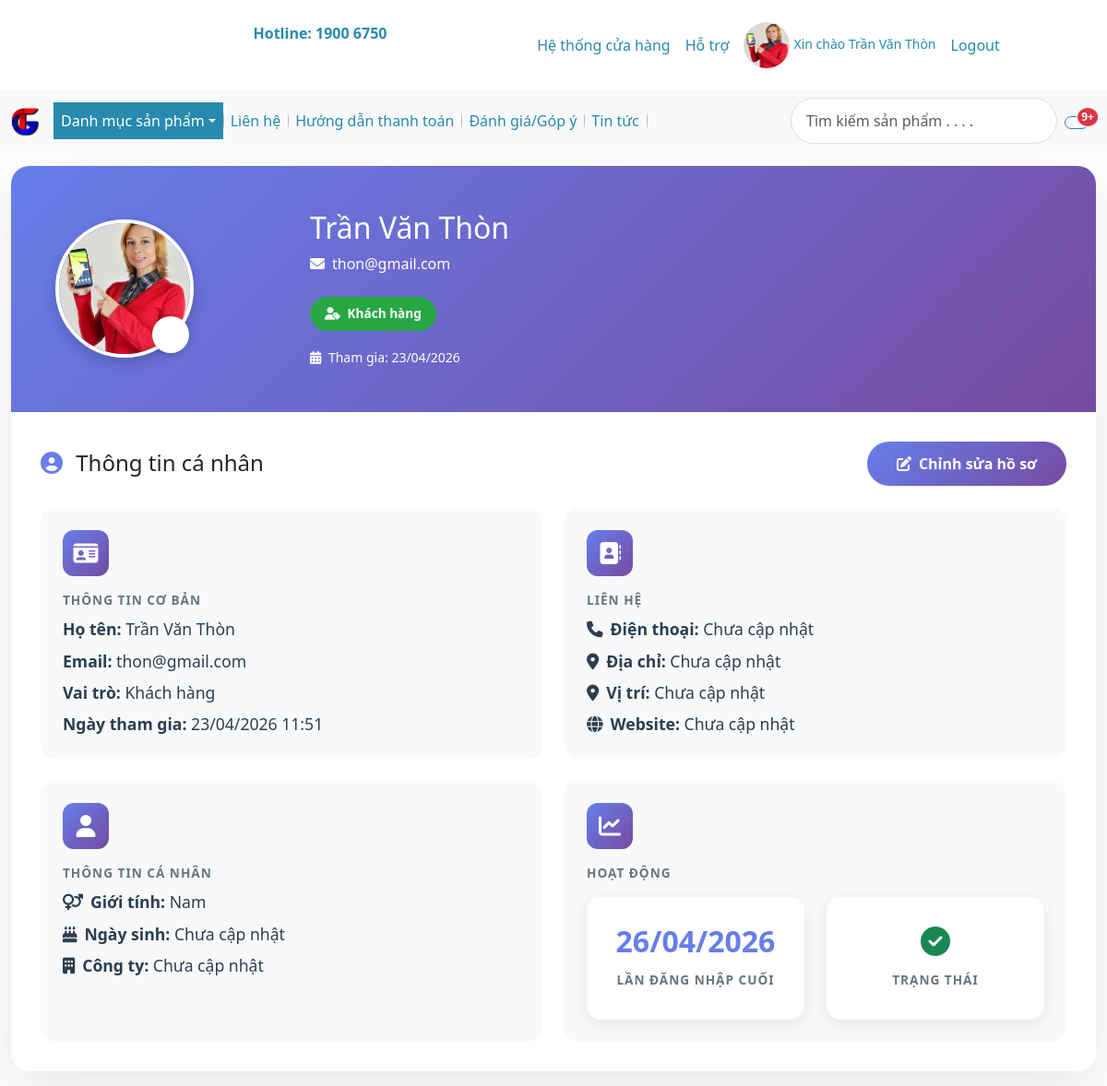
The app's page /accounts/profile/ (signed in) with its own data.
### accounts/models.py (models this page shows, shortened)
class CustomUser(AbstractBaseUser, PermissionsMixin):
    ROLE_CHOICES = (
        ("admin", "Quản trị viên"),
        ("staff", "Nhân viên"),
        ("customer", "Khách hàng"),
    )
    email = models.EmailField(unique=True)
    name = models.CharField(max_length=255, blank=True, default="")
    role = models.CharField(max_length=10, choices=ROLE_CHOICES, default="customer")
    is_active = models.BooleanField(default=True)
    is_staff = models.BooleanField(default=False)
    is_superuser = models.BooleanField(default=False)
    date_joined = models.DateTimeField(default=timezone.now)
    last_login = models.DateTimeField(null=True, blank=True)
    objects = CustomUserManager()
    USERNAME_FIELD = "email"
    EMAIL_FIELD = "email"
    REQUIRED_FIELDS = []
    class Meta:
        verbose_name = "Người dùng"
        verbose_name_plural = "Danh sách người dùng"
    def get_full_name(self):
        return self.name or self.email
    def get_short_name(self):
        return self.name or self.email.split("@")[0]

class Profile(models.Model):
    SEX_CHOICES = [
        ("M", "Nam"),
        ("F", "Nữ"),
        ("O", "Khác"),
    ]
    user = models.OneToOneField(
        settings.AUTH_USER_MODEL, on_delete=models.CASCADE, related_name="profile"
    )
    avatar = models.ImageField(upload_to=get_upload_path, null=True, blank=True)
    address = models.CharField(max_length=255, blank=True, null=True)
    phone = models.CharField(max_length=50, blank=True, null=True)
    birthday = models.DateField(null=True, blank=True)
    sex = models.CharField(max_length=1, choices=SEX_CHOICES, default="M")
    bio = models.TextField(null=True, blank=True)
    updated_at = models.DateTimeField(auto_now=True)
    @property
    def display_avatar(self):
        if self.avatar and os.path.exists(self.avatar.path):
            return self.avatar.url
        else:
            return "/static/images/default/avatar.png"

### accounts/views.py (the view)
# urls.py: path("profile/", views.profile_view, name="profile"),
@login_required
def profile_view(request):
    profile = Profile.objects.all().values()
    context = {"user": request.user, "profile": profile}
    return render(request, "account/profile.html", context)

### templates/account/profile.html (shortened to what this page needs)
{% extends 'base.html' %}
{% block navbar %}
  {% include 'partials/navbar.html' %}
{% endblock %}
{% block content %}
<link rel="stylesheet" href="https://cdnjs.cloudflare.com/ajax/libs/font-awesome/6.4.0/css/all.min.css">
   <div class="container profile-container">
        <div class="profile-card">
            <div class="profile-header">
                <div class="row align-items-center">
                    <div class="col-md-3 text-center text-md-start">
                        <div class="avatar-wrapper">
  <img
    src="{{ user.profile.display_avatar }}"
    alt="Avatar"
    class="avatar-img"
    id="avatarPreview"
  >
  <label for="avatarUpload" class="avatar-upload-btn">
    <i class="fas fa-camera"></i>
  </label>
</div>
                    </div>
                    <div class="col-md-9 text-center text-md-start">
                        <h2 class="mb-2">{{ user.get_full_name }}</h2>
                        <p class="mb-2">
                            <i class="fas fa-envelope me-2"></i>{{ user.email }}
                        </p>
                        <span class="role-badge role-{{ user.role }}">
                            <i class="fas fa-user-tag me-1"></i>
                            {{ user.get_role_display }}
                        </span>
                        <p class="mt-3 mb-0">
                            <small>
                                <i class="fas fa-calendar-alt me-1"></i>
                                Tham gia: {{ user.date_joined|date:"d/m/Y" }}
                            </small>
                        </p>
                    </div>
                </div>
            </div>
            <div class="info-section">
                <div class="d-flex justify-content-between align-items-center mb-4">
                    <h4 class="mb-0">
                        <i class="fas fa-user-circle me-2" style="color: #667eea;"></i>
                        Thông tin cá nhân
                    </h4>
                    <button class="btn edit-btn text-white" data-bs-toggle="modal" data-bs-target="#editProfileModal">
                        <i class="fas fa-edit me-2"></i>Chỉnh sửa hồ sơ
                    </button>
                </div>
                <div class="row g-4">
                    <div class="col-md-6">
                        <div class="info-card">
                            <div class="info-icon">
                                <i class="fas fa-id-card"></i>
                            </div>
                            <div class="info-label">Thông tin cơ bản</div>
                            <div class="info-value mb-2">
                                <strong>Họ tên:</strong> {{ user.name|default:"Chưa cập nhật" }}
                            </div>
                            <div class="info-value mb-2">
                                <strong>Email:</strong> {{ user.email }}
                            </div>
                            <div class="info-value mb-2">
                                <strong>Vai trò:</strong> {{ user.get_role_display }}
                            </div>
                            <div class="info-value">
                                <strong>Ngày tham gia:</strong> {{ user.date_joined|date:"d/m/Y H:i" }}
                            </div>
                        </div>
                    </div>
                    <div class="col-md-6">
                        <div class="info-card">
                            <div class="info-icon">
                                <i class="fas fa-address-book"></i>
                            </div>
                            <div class="info-label">Liên hệ</div>
                            <div class="info-value mb-2">
                                <strong><i class="fas fa-phone me-2"></i>Điện thoại:</strong>
                                {{ user.profile.phone|default:"Chưa cập nhật" }}
                            </div>
                            <div class="info-value mb-2">
                                <strong><i class="fas fa-map-marker-alt me-2"></i>Địa chỉ:</strong>
                                {{ user.profile.address|default:"Chưa cập nhật" }}
                            </div>
                            <div class="info-value mb-2">
                                <strong><i class="fas fa-location-dot me-2"></i>Vị trí:</strong>
                                {{ user.profile.location|default:"Chưa cập nhật" }}
                            </div>
                            <div class="info-value">
                                <strong><i class="fas fa-globe me-2"></i>Website:</strong>
                                {% if user.profile.url %}
                                    <a href="{{ user.profile.url }}" target="_blank">{{ user.profile.url }}</a>
                                {% else %}
                                    Chưa cập nhật
                                {% endif %}
                            </div>
                        </div>
                    </div>
                    <div class="col-md-6">
                        <div class="info-card">
                            <div class="info-icon">
                                <i class="fas fa-user"></i>
                            </div>
                            <div class="info-label">Thông tin cá nhân</div>
                            <div class="info-value mb-2">
                                <strong><i class="fas fa-venus-mars me-2"></i>Giới tính:</strong>
                                {{ user.profile.get_sex_display|default:"Chưa cập nhật" }}
                            </div>
                            <div class="info-value mb-2">
                                <strong><i class="fas fa-cake-candles me-2"></i>Ngày sinh:</strong>
                                {{ user.profile.birthday|date:"d/m/Y"|default:"Chưa cập nhật" }}
                            </div>
                            <div class="info-value">
                                <strong><i class="fas fa-building me-2"></i>Công ty:</strong>
                                {{ user.profile.company|default:"Chưa cập nhật" }}
                            </div>
                        </div>
                    </div>
                    <div class="col-md-6">
                        <div class="info-card">
                            <div class="info-icon">
                                <i class="fas fa-chart-line"></i>
                            </div>
                            <div class="info-label">Hoạt động</div>
                            <div class="row mt-3">
                                <div class="col-6">
                                    <div class="stat-card">
                                        <div class="stat-number">{{ user.last_login|date:"d/m/Y"|default:"Chưa" }}</div>
                                        <div class="info-label mt-2">Lần đăng nhập cuối</div>
                                    </div>
                                </div>
                                <div class="col-6">
                                    <div class="stat-card">
                                        <div class="stat-number">
                                            {% if user.is_active %}
                                                <span class="text-success"><i class="fas fa-check-circle"></i></span>
                                            {% else %}
                                                <span class="text-danger"><i class="fas fa-times-circle"></i></span>
                                            {% endif %}
                                        </div>
                                        <div class="info-label mt-2">Trạng thái</div>
                                    </div>
                                </div>
                            </div>
                        </div>
                    </div>
                </div>
            </div>
        </div>
    </div>
{% endblock %}

### templates/base.html (shortened to what this page needs)
<!DOCTYPE html>
<html lang="vi">
  <head>
    {% load static %}
    {% load bootstrap5 %}
    {% bootstrap_css %}
    <link rel="stylesheet" href="https://cdnjs.cloudflare.com/ajax/libs/font-awesome/6.4.0/css/all.min.css" />
    <link rel="stylesheet" href="{% static 'css/account.css' %}" />
    <link rel="stylesheet" href="{% static 'css/profile.css' %}" />
    <link rel="stylesheet" href="{% static 'css/style.css' %}" />
  </head>
  <body>
    {% block navbar %}
    {% endblock %}
    <div class="my-3">
      {% block content %}
      {% endblock %}
    </div>
  </body>
</html>

### templates/partials/navbar.html (shortened to what this page needs)
{% load static %}
<div class="navbar-header">
  <div class="row container-fluid py-4">
    <div class="col-lg-2 d-none d-sm-block d-sm-none d-md-block d-md-none d-lg-block">
    </div>
    <div class="col-lg-3 d-none d-sm-block d-sm-none d-md-block d-md-none d-lg-block">
      <div class="d-flex justify-content-center align-items-center">
        <span class="fw-bold text-primary fs-6 fw-lighter">Hotline: 1900 6750</span>
      </div>
    </div>
    <div class="col-lg-7 justify-content-center align-items-center d-flex">
      <a class="me-3 text-primary nav-link" href="#"> Hệ thống cửa hàng</a>
      <a class="me-3 text-primary nav-link" href="#"> Hỗ trợ</a>
      {% if user.is_authenticated %}
        <a class="me-3 text-primary nav-link" href="{% url 'profile' %}">
          <img class="rounded-circle" src="{{ user.profile.display_avatar }}" alt="{{ user.get_short_name }}" width="50" height="50" />
          <small class>Xin chào {{ user.get_short_name }}</small>
        </a>
        <a class="text-primary nav-link" href="{% url 'account_logout' %}"> Logout</a>
      {% else %}
        <a class="me-3 text-primary nav-link" href="{% url 'account_login' %}"><i class="bi bi-shield-lock-fill fs-6"></i> Đăng nhập</a>
        <a class="text-primary nav-link" href="{% url 'account_signup' %}"><i class="bi bi-person-plus-fill fs-6"></i> Đăng ký</a>
      {% endif %}
    </div>
  </div>
</div>
<nav class="navbar navbar-expand-lg bg-body-tertiary sticky-lg-top">
  <div class="container-fluid">
    <a class="navbar-brand text-primary" href="{% url 'store:home' %}">
      <img src="{% static 'images/logo/logo.ico' %}" alt="logo" width="30" height="30" />
    </a>
    <div class="collapse navbar-collapse grid justify-content-between" id="navbarSupportedContent">
      <ul class="navbar-nav me-auto mb-2 mb-lg-0">
        <li class="nav-item navbar-vertical dropdown">
          <a class="nav-link active dropdown-toggle bg-primary text-white" href="#">Danh mục sản phẩm</a>
        </li>
        <li class="nav-item navbar-vertical">
          <a class="nav-link" href="#">Liên hệ</a>
        </li>
        <li class="nav-item navbar-vertical">
          <a class="nav-link" href="#">Hướng dẫn thanh toán</a>
        </li>
        <li class="nav-item navbar-vertical">
          <a class="nav-link" href="#">Đánh giá/Góp ý</a>
        </li>
        <li class="nav-item navbar-vertical">
          <a class="nav-link" href="#">Tin tức</a>
        </li>
      </ul>
      <form class="d-flex position-relative d-none d-sm-block d-sm-none d-md-block d-md-none d-lg-block" role="search" data-bs-toggle="modal" data-bs-target="#searchModal">
        <input class="me-4 form-control rounded-pill search" type="text" placeholder="Tìm kiếm sản phẩm . . . . " aria-label="Search" />
        <button class="border-0 bg-transparent rounded-pill position-absolute top-0 end-0 me-2 mt-1" type="button" data-bs-toggle="modal" data-bs-target="#searchModal"></button>
      </form>
      <ul class="navbar-nav mb-2 mb-lg-0 d-flex flex-row justify-content-center align-items-center">
        <li class="nav-item d-flex position-relative d-none d-sm-flex d-sm-none d-md-flex d-md-none d-lg-flex">
          <a class="nav-link" href="#" data-bs-toggle="modal" data-bs-target="#cartModal">
            <button type="button" class="btn btn-outline-primary position-relative rounded-pill">
              <span class="position-absolute top-0 start-100 translate-middle badge rounded-circle p-1 bg-danger border border-light">
                9+
              </span>
            </button>
          </a>
        </li>
      </ul>
    </div>
  </div>
</nav>

### templates/partials/modals.html (shortened to what this page needs)
{% load static %}

### records on screen
CustomUser: profile.display_avatar (picture), get_short_name "Trần Văn Thòn", get_full_name "Trần Văn Thòn", email "thon@gmail.com", role "Khách hàng", date_joined "23/04/2026", name "Trần Văn Thòn", date_joined "23/04/2026 11:51", profile.phone "Chưa cập nhật", profile.address "Chưa cập nhật", profile.location "Chưa cập nhật", profile.sex "Nam", profile.birthday "Chưa cập nhật", profile.company "Chưa cập nhật", last_login "26/04/2026"
